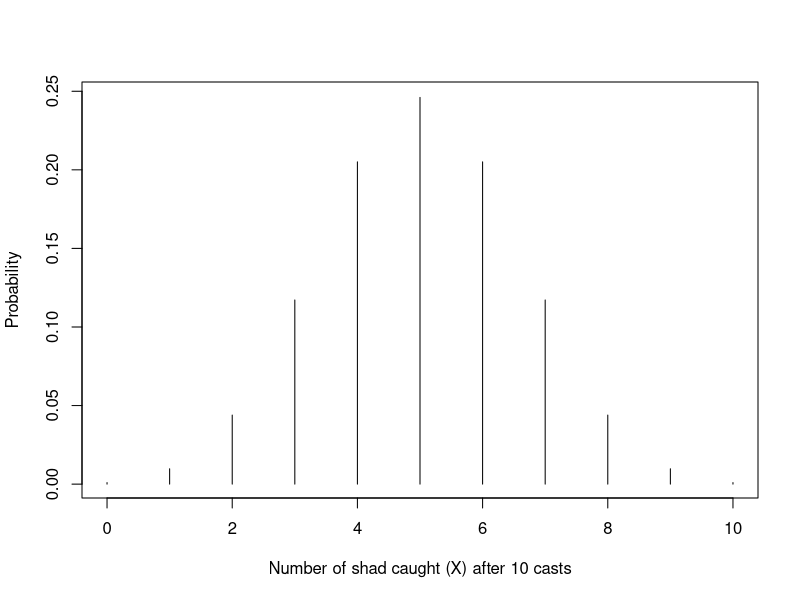
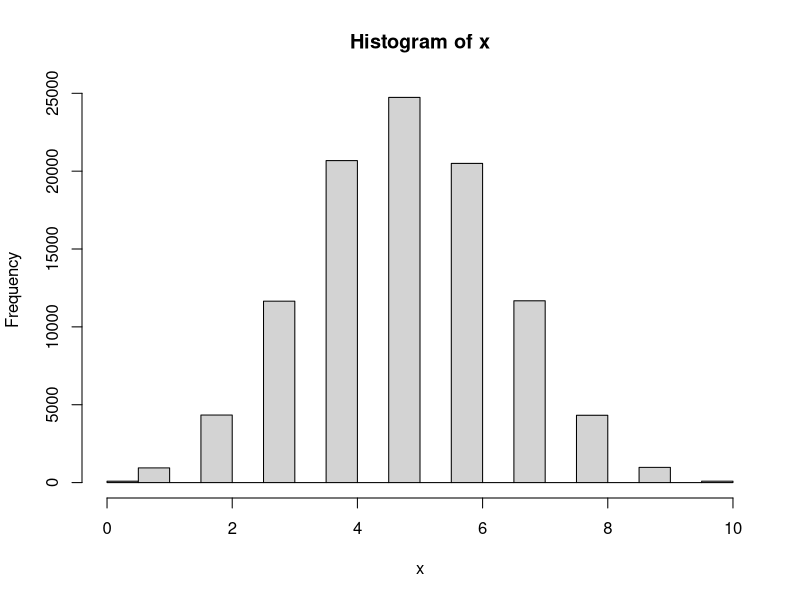
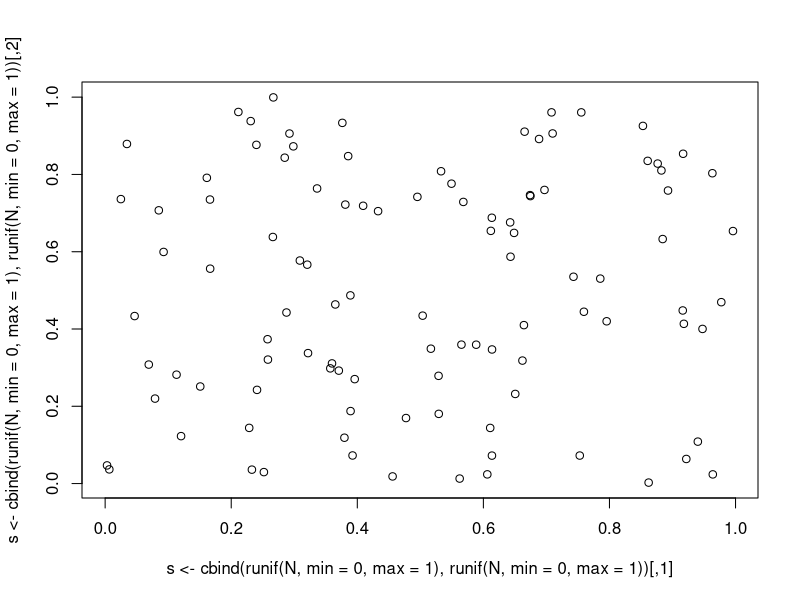
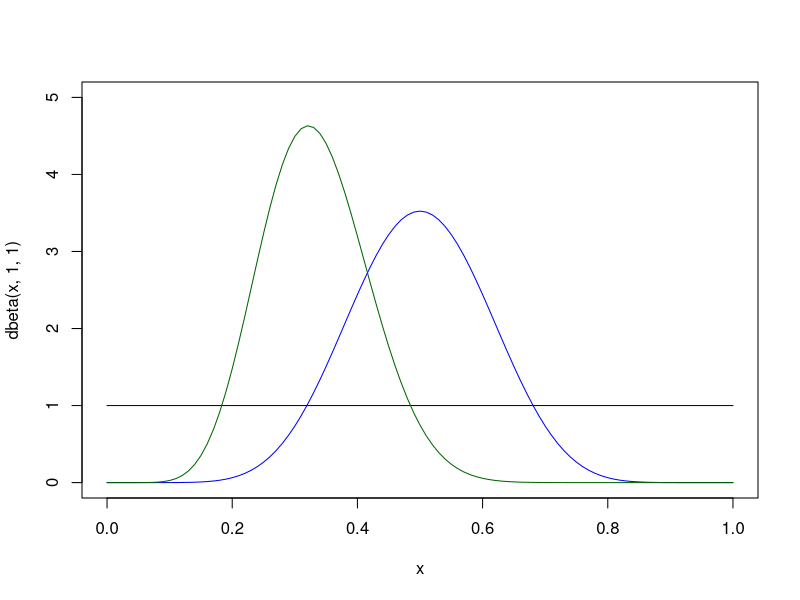
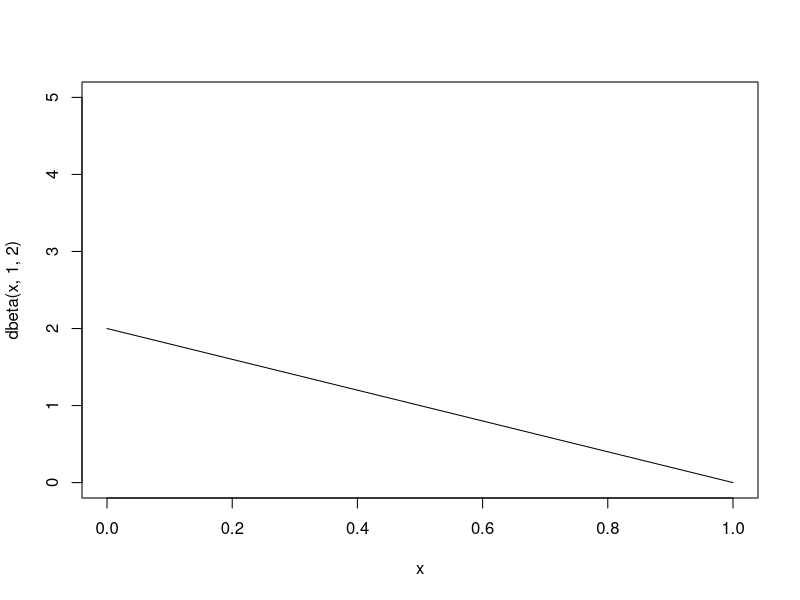

Source code (R) for these figures, in order:

## -------------------------------------------------
##                 Distributions
## ------------------------------------------------- 

## ---- Binomial ----

# Study with N = 10 nest of birds,
# Each nest has a p.detection of 0.5
n <- rbinom(3, size=10, prob=0.5) # Generate 3 binomial outcomes
# Each time we go (J = 3) we observe a different number

# Probability of getting n = 5 according to the binomial pmf
dbinom(5, 10, 0.5)

# You can plot the whole pmf
plot(0:10, dbinom(0:10, 10, 0.5), type="h", ylab="Probability", 
     xlab="Number of shad caught (X) after 10 casts")

# The sum must be 1
sum(dbinom(0:10, size=10, p=0.5))

# Gives us important summaries: mean and variance
# Mean = Expected value of a binomial distribution of 10 trials and p = 0.5
mean(rbinom(10000, 10, 0.5)) 
# We can get expected values exactly
10*0.5
# Expected value: the average of all possible values of the random variable, weighted by their probabilities.
# When we fit models, we are often modeling changes in the expected value of some random variable

#Variance given by k (trials) and p and the formula
10* 0.5*(1-0.5)

# Example with variable x
x <- rbinom(100000, 10, 0.5)
hist(x)
mean(x)
mean((x-mean (x))^2)


## ---- Bernouilli ----

# Binomial distribution when N = 1
# USeful when individuals have different p
n1 <- rbinom(1, size=1, prob=0.5)
n2 <- rbinom(1, size=1, prob=0.3)
# N is the sum of all bernouilli outcomes n1+n2

# Implementing the pmf: Bernoulli probability of observing n = 1 given p = 0.3
dbinom(1, 1, 0.3)

## ---- Poisson ----

rpois(5, 100)
dpois(107,100) #Probability of getting a realized value of 107 when lambda is 100?

## ---- Uniform ----
# Priors for p and priors for coordinates (independent)

D <- 100 # points per unit area 
A <- 1 # Area of unit square 
N <- rpois(1, D*A)
plot(s <- cbind(runif(N, min = 0, max = 1), runif(N, min = 0, max = 1)))
# s (the coordinates) are distributed following a random distribution

## ---- Normal ----
# For prior of beta coefficcients of covariates

## ---- Beta ----
# Prior for probabilities: express either a lack of knowledge or very precise knowledge about a parameter.

rbeta(1,1,1) # Is the same as runif:
runif(1,0,1)

# It can be use to create informative priors:
curve(dbeta(x, 1, 1), col="black", ylim=c(0,5))
curve(dbeta(x, 10, 10), col="blue", add=TRUE) 
curve(dbeta(x, 10, 20), col="darkgreen", add=TRUE)

curve(dbeta(x, 1, 2), col="black", ylim=c(0,5))
